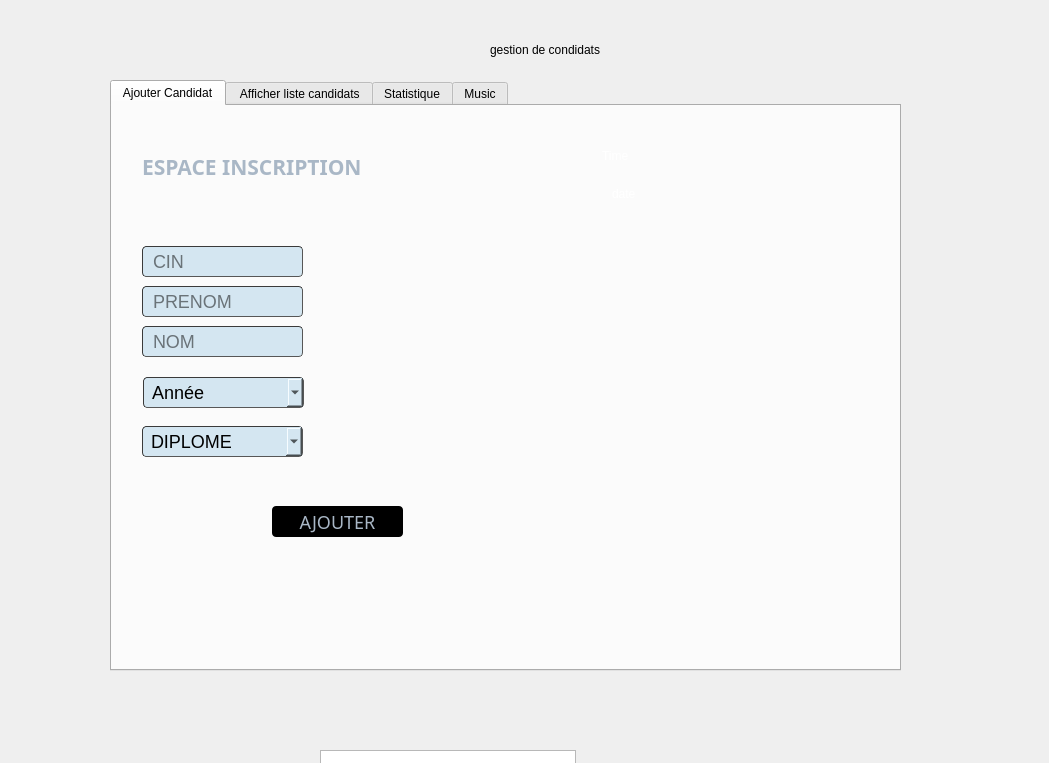
<?xml version="1.0" encoding="UTF-8"?>
<ui version="4.0">
 <class>gestioninscription</class>
 <widget class="QDialog" name="gestioninscription">
  <property name="geometry">
   <rect>
    <x>0</x>
    <y>0</y>
    <width>1049</width>
    <height>763</height>
   </rect>
  </property>
  <property name="contextMenuPolicy">
   <enum>Qt::ActionsContextMenu</enum>
  </property>
  <property name="windowTitle">
   <string>Dialog</string>
  </property>
  <widget class="QTabWidget" name="tabWidget">
   <property name="geometry">
    <rect>
     <x>110</x>
     <y>80</y>
     <width>791</width>
     <height>591</height>
    </rect>
   </property>
   <property name="styleSheet">
    <string notr="true"/>
   </property>
   <property name="currentIndex">
    <number>0</number>
   </property>
   <widget class="QWidget" name="tab">
    <attribute name="title">
     <string>Ajouter Candidat</string>
    </attribute>
    <widget class="QLabel" name="label_2">
     <property name="geometry">
      <rect>
       <x>-10</x>
       <y>-20</y>
       <width>821</width>
       <height>541</height>
      </rect>
     </property>
     <property name="text">
      <string/>
     </property>
     <property name="pixmap">
      <pixmap>../../../Downloads/fond maquette 19.png</pixmap>
     </property>
    </widget>
    <widget class="QLineEdit" name="lineEdit">
     <property name="geometry">
      <rect>
       <x>30</x>
       <y>140</y>
       <width>161</width>
       <height>31</height>
      </rect>
     </property>
     <property name="contextMenuPolicy">
      <enum>Qt::DefaultContextMenu</enum>
     </property>
     <property name="styleSheet">
      <string notr="true">border-width: 1px; border-radius: 4px;
font-size: 18px;
	border-color: rgb(58, 58, 58);
	border-style: inset;
	padding: 0 8px;
	color:  #000000 ;
	background: #d4e6f1 ;
	selection-background-color:#007b50;
	selection-color: #FFFFFF
;</string>
     </property>
     <property name="inputMask">
      <string extracomment="jbcmksdjb"/>
     </property>
     <property name="text">
      <string/>
     </property>
     <property name="maxLength">
      <number>8</number>
     </property>
     <property name="dragEnabled">
      <bool>false</bool>
     </property>
     <property name="placeholderText">
      <string>CIN</string>
     </property>
     <property name="clearButtonEnabled">
      <bool>false</bool>
     </property>
    </widget>
    <widget class="QLineEdit" name="lineEdit_2">
     <property name="geometry">
      <rect>
       <x>30</x>
       <y>180</y>
       <width>161</width>
       <height>31</height>
      </rect>
     </property>
     <property name="styleSheet">
      <string notr="true">border-width: 1px; border-radius: 4px;
font-size: 18px;
	border-color: rgb(58, 58, 58);
	border-style: inset;
	padding: 0 8px;
	color:  #000000 ;
	background: #d4e6f1 ;
	selection-background-color:#007b50;
	selection-color: #FFFFFF
;

</string>
     </property>
     <property name="placeholderText">
      <string>PRENOM</string>
     </property>
    </widget>
    <widget class="QLineEdit" name="lineEdit_3">
     <property name="geometry">
      <rect>
       <x>30</x>
       <y>220</y>
       <width>161</width>
       <height>31</height>
      </rect>
     </property>
     <property name="styleSheet">
      <string notr="true">border-width: 1px; border-radius: 4px;
font-size: 18px;
	border-color: rgb(58, 58, 58);
	border-style: inset;
	padding: 0 8px;
	color:  #000000 ;
	background: #d4e6f1 ;
	selection-background-color:#007b50;
	selection-color: #FFFFFF
;</string>
     </property>
     <property name="placeholderText">
      <string>NOM</string>
     </property>
    </widget>
    <widget class="QLabel" name="label_5">
     <property name="geometry">
      <rect>
       <x>30</x>
       <y>30</y>
       <width>371</width>
       <height>61</height>
      </rect>
     </property>
     <property name="font">
      <font>
       <family>century gothic</family>
       <pointsize>16</pointsize>
       <weight>75</weight>
       <bold>true</bold>
      </font>
     </property>
     <property name="styleSheet">
      <string notr="true">font-family : century gothic;
font_size : 30px;
color : #a9b7c6;
text-align: center;</string>
     </property>
     <property name="text">
      <string>ESPACE INSCRIPTION</string>
     </property>
    </widget>
    <widget class="QComboBox" name="comboBox">
     <property name="geometry">
      <rect>
       <x>30</x>
       <y>320</y>
       <width>161</width>
       <height>31</height>
      </rect>
     </property>
     <property name="styleSheet">
      <string notr="true">border-width: 1px; border-radius: 4px;
font-size: 18px;
	border-color: rgb(58, 58, 58);
	border-style: inset;
	padding: 0 8px;
	color:  #000000 ;
	background: #d4e6f1 ;
	selection-background-color:#007b50;
	selection-color: #FFFFFF
;</string>
     </property>
     <property name="currentText">
      <string>DIPLOME</string>
     </property>
     <item>
      <property name="text">
       <string>DIPLOME</string>
      </property>
     </item>
    </widget>
    <widget class="QPushButton" name="pushButton_10">
     <property name="geometry">
      <rect>
       <x>160</x>
       <y>400</y>
       <width>131</width>
       <height>31</height>
      </rect>
     </property>
     <property name="styleSheet">
      <string notr="true">#pushButton_10{

background-color: black;
border-radius: 4px;
	border-color: rgb(58, 58, 58);
	border-style: inset;
font-family: century gothic;
font-size: 18px;
color: #a9b7c6;
}
#pushButton_10:hover{
border-style: solid;
	border-top-color: transparent;
	border-right-color: transparent;
	border-left-color: transparent;
	border-bottom-color: #e67e22;
	border-bottom-width: 1px;
	border-bottom-radius: 6px;
	border-style: solid;
	color: #FFFFFF;
	padding-bottom: 2px;
	background-color: green;
}</string>
     </property>
     <property name="text">
      <string>AJOUTER</string>
     </property>
    </widget>
    <widget class="QComboBox" name="lineEdit_4">
     <property name="geometry">
      <rect>
       <x>31</x>
       <y>271</y>
       <width>161</width>
       <height>31</height>
      </rect>
     </property>
     <property name="styleSheet">
      <string notr="true">border-width: 1px; border-radius: 4px;
font-size: 18px;
	border-color: rgb(58, 58, 58);
	border-style: inset;
	padding: 0 8px;
	color:  #000000 ;
	background: #d4e6f1 ;
	selection-background-color:#007b50;
	selection-color: #FFFFFF
;</string>
     </property>
     <item>
      <property name="text">
       <string>Année</string>
      </property>
     </item>
     <item>
      <property name="text">
       <string/>
      </property>
     </item>
    </widget>
    <widget class="QLabel" name="date">
     <property name="geometry">
      <rect>
       <x>500</x>
       <y>80</y>
       <width>241</width>
       <height>16</height>
      </rect>
     </property>
     <property name="styleSheet">
      <string notr="true">font: 9pt &quot;Segoe Script&quot;;
color: rgb(255, 255, 255);</string>
     </property>
     <property name="text">
      <string>date</string>
     </property>
    </widget>
    <widget class="QLabel" name="time">
     <property name="geometry">
      <rect>
       <x>490</x>
       <y>40</y>
       <width>241</width>
       <height>20</height>
      </rect>
     </property>
     <property name="styleSheet">
      <string notr="true">font: 16pt &quot;MV Boli&quot;;
color: rgb(255, 255, 255);
</string>
     </property>
     <property name="text">
      <string>Time</string>
     </property>
    </widget>
   </widget>
   <widget class="QWidget" name="tab_2">
    <attribute name="title">
     <string> Afficher liste candidats</string>
    </attribute>
    <widget class="QTableView" name="tableView">
     <property name="geometry">
      <rect>
       <x>30</x>
       <y>130</y>
       <width>571</width>
       <height>331</height>
      </rect>
     </property>
     <property name="styleSheet">
      <string notr="true">background-color: rgb(255, 255, 255);
selection-color: rgb(255, 255, 255);</string>
     </property>
    </widget>
    <widget class="QPushButton" name="pushButton_18">
     <property name="geometry">
      <rect>
       <x>660</x>
       <y>480</y>
       <width>101</width>
       <height>31</height>
      </rect>
     </property>
     <property name="styleSheet">
      <string notr="true">#pushButton_18{

background-color: black;
border-radius: 4px;
	border-color: rgb(58, 58, 58);
	border-style: inset;
font-family: century gothic;
font-size: 18px;
color: #a9b7c6;
}
#pushButton_18:hover{
border-style: solid;
	border-top-color: transparent;
	border-right-color: transparent;
	border-left-color: transparent;
	border-bottom-color: #e67e22;
	border-bottom-width: 1px;
	border-bottom-radius: 6px;
	border-style: solid;
	color: #FFFFFF;
	padding-bottom: 2px;
	background-color: green;
}</string>
     </property>
     <property name="text">
      <string>MODIFER</string>
     </property>
    </widget>
    <widget class="QPushButton" name="pushButton_19">
     <property name="geometry">
      <rect>
       <x>540</x>
       <y>480</y>
       <width>101</width>
       <height>31</height>
      </rect>
     </property>
     <property name="styleSheet">
      <string notr="true">#pushButton_19{

background-color: black;
border-radius: 4px;
	border-color: rgb(58, 58, 58);
	border-style: inset;
font-family: century gothic;
font-size: 18px;
color: #a9b7c6;
}
#pushButton_19:hover{
border-style: solid;
	border-top-color: transparent;
	border-right-color: transparent;
	border-left-color: transparent;
	border-bottom-color: #e67e22;
	border-bottom-width: 1px;
	border-bottom-radius: 6px;
	border-style: solid;
	color: #FFFFFF;
	padding-bottom: 2px;
	background-color: green;
}</string>
     </property>
     <property name="text">
      <string>SUPPRIMER</string>
     </property>
    </widget>
    <widget class="QLineEdit" name="lineEdit_5">
     <property name="geometry">
      <rect>
       <x>610</x>
       <y>160</y>
       <width>161</width>
       <height>31</height>
      </rect>
     </property>
     <property name="styleSheet">
      <string notr="true">border-width: 1px; border-radius: 4px;
font-size: 18px;
	border-color: rgb(58, 58, 58);
	border-style: inset;
	padding: 0 8px;
	color:  #000000 ;
	background: #d4e6f1 ;
	selection-background-color:#007b50;
	selection-color: #FFFFFF
;</string>
     </property>
     <property name="readOnly">
      <bool>true</bool>
     </property>
     <property name="placeholderText">
      <string>CIN</string>
     </property>
    </widget>
    <widget class="QPushButton" name="pushButton_2">
     <property name="geometry">
      <rect>
       <x>0</x>
       <y>80</y>
       <width>131</width>
       <height>31</height>
      </rect>
     </property>
     <property name="styleSheet">
      <string notr="true">#pushButton_2{

background-color: black;
border-radius: 4px;
	border-color: rgb(58, 58, 58);
	border-style: inset;
font-family: century gothic;
font-size: 18px;
color: #a9b7c6;
}
#pushButton_2:hover{
border-style: solid;
	border-top-color: transparent;
	border-right-color: transparent;
	border-left-color: transparent;
	border-bottom-color: #e67e22;
	border-bottom-width: 1px;
	border-bottom-radius: 6px;
	border-style: solid;
	color: #FFFFFF;
	padding-bottom: 2px;
	background-color: green;
}
</string>
     </property>
     <property name="text">
      <string>trier</string>
     </property>
    </widget>
    <widget class="QLineEdit" name="lineEdit_11">
     <property name="geometry">
      <rect>
       <x>610</x>
       <y>260</y>
       <width>161</width>
       <height>31</height>
      </rect>
     </property>
     <property name="styleSheet">
      <string notr="true">border-width: 1px; border-radius: 4px;
font-size: 18px;
	border-color: rgb(58, 58, 58);
	border-style: inset;
	padding: 0 8px;
	color:  #000000 ;
	background: #d4e6f1 ;
	selection-background-color:#007b50;
	selection-color: #FFFFFF
;</string>
     </property>
     <property name="placeholderText">
      <string>NOM</string>
     </property>
    </widget>
    <widget class="QLineEdit" name="lineEdit_13">
     <property name="geometry">
      <rect>
       <x>610</x>
       <y>210</y>
       <width>161</width>
       <height>31</height>
      </rect>
     </property>
     <property name="styleSheet">
      <string notr="true">border-width: 1px; border-radius: 4px;
font-size: 18px;
	border-color: rgb(58, 58, 58);
	border-style: inset;
	padding: 0 8px;
	color:  #000000 ;
	background: #d4e6f1 ;
	selection-background-color:#007b50;
	selection-color: #FFFFFF
;

</string>
     </property>
     <property name="placeholderText">
      <string>PRENOM</string>
     </property>
    </widget>
    <widget class="QPushButton" name="pushButton_26">
     <property name="geometry">
      <rect>
       <x>400</x>
       <y>480</y>
       <width>101</width>
       <height>31</height>
      </rect>
     </property>
     <property name="styleSheet">
      <string notr="true">#pushButton_26
{

background-color: black;
border-radius: 4px;
	border-color: rgb(58, 58, 58);
	border-style: inset;
font-family: century gothic;
font-size: 18px;
color: #a9b7c6;
}
#pushButton_26:hover{
border-style: solid;
	border-top-color: transparent;
	border-right-color: transparent;
	border-left-color: transparent;
	border-bottom-color: #e67e22;
	border-bottom-width: 1px;
	border-bottom-radius: 6px;
	border-style: solid;
	color: #FFFFFF;
	padding-bottom: 2px;
	background-color: green;
}</string>
     </property>
     <property name="text">
      <string>CHAT</string>
     </property>
    </widget>
    <widget class="QLineEdit" name="lineEdit_rechnom">
     <property name="geometry">
      <rect>
       <x>10</x>
       <y>30</y>
       <width>113</width>
       <height>20</height>
      </rect>
     </property>
     <property name="styleSheet">
      <string notr="true">border-width: 1px; border-radius: 4px;
font-size: 18px;
	border-color: rgb(58, 58, 58);
	border-style: inset;
	padding: 0 8px;
	color:  #000000 ;
	background: #d4e6f1 ;
	selection-background-color:#007b50;
	selection-color: #FFFFFF
;
</string>
     </property>
     <property name="placeholderText">
      <string>NOM</string>
     </property>
    </widget>
    <widget class="QLineEdit" name="lineEdit_rechprenom">
     <property name="geometry">
      <rect>
       <x>140</x>
       <y>30</y>
       <width>113</width>
       <height>20</height>
      </rect>
     </property>
     <property name="styleSheet">
      <string notr="true">border-width: 1px; border-radius: 4px;
font-size: 18px;
	border-color: rgb(58, 58, 58);
	border-style: inset;
	padding: 0 8px;
	color:  #000000 ;
	background: #d4e6f1 ;
	selection-background-color:#007b50;
	selection-color: #FFFFFF
;
</string>
     </property>
     <property name="placeholderText">
      <string>PRENOM</string>
     </property>
    </widget>
    <widget class="QLabel" name="label_4">
     <property name="geometry">
      <rect>
       <x>80</x>
       <y>-1</y>
       <width>151</width>
       <height>31</height>
      </rect>
     </property>
     <property name="styleSheet">
      <string notr="true">font-family : century gothic;
font_size : 30px;
color : #a9b7c6;
text-align: center;</string>
     </property>
     <property name="text">
      <string>CHERCHER :</string>
     </property>
    </widget>
    <widget class="QComboBox" name="lineEdit_12">
     <property name="geometry">
      <rect>
       <x>610</x>
       <y>310</y>
       <width>161</width>
       <height>31</height>
      </rect>
     </property>
     <property name="styleSheet">
      <string notr="true">border-width: 1px; border-radius: 4px;
font-size: 18px;
	border-color: rgb(58, 58, 58);
	border-style: inset;
	padding: 0 8px;
	color:  #000000 ;
	background: #d4e6f1 ;
	selection-background-color:#007b50;
	selection-color: #FFFFFF
;</string>
     </property>
     <item>
      <property name="text">
       <string>2015</string>
      </property>
     </item>
     <item>
      <property name="text">
       <string>2016</string>
      </property>
     </item>
     <item>
      <property name="text">
       <string>2017</string>
      </property>
     </item>
     <item>
      <property name="text">
       <string>2018</string>
      </property>
     </item>
     <item>
      <property name="text">
       <string>2019</string>
      </property>
     </item>
     <item>
      <property name="text">
       <string>2020</string>
      </property>
     </item>
     <item>
      <property name="text">
       <string>2021</string>
      </property>
     </item>
     <item>
      <property name="text">
       <string>2022</string>
      </property>
     </item>
     <item>
      <property name="text">
       <string>2023</string>
      </property>
     </item>
     <item>
      <property name="text">
       <string>2024</string>
      </property>
     </item>
     <item>
      <property name="text">
       <string>2025</string>
      </property>
     </item>
     <item>
      <property name="text">
       <string>2026</string>
      </property>
     </item>
    </widget>
    <widget class="QComboBox" name="lineEdit_14">
     <property name="geometry">
      <rect>
       <x>610</x>
       <y>360</y>
       <width>161</width>
       <height>31</height>
      </rect>
     </property>
     <property name="styleSheet">
      <string notr="true">border-width: 1px; border-radius: 4px;
font-size: 18px;
	border-color: rgb(58, 58, 58);
	border-style: inset;
	padding: 0 8px;
	color:  #000000 ;
	background: #d4e6f1 ;
	selection-background-color:#007b50;
	selection-color: #FFFFFF
;</string>
     </property>
     <property name="currentText">
      <string>Diplome</string>
     </property>
     <item>
      <property name="text">
       <string>Diplome</string>
      </property>
     </item>
     <item>
      <property name="text">
       <string>EL1</string>
      </property>
     </item>
     <item>
      <property name="text">
       <string>EL2</string>
      </property>
     </item>
     <item>
      <property name="text">
       <string>EL3</string>
      </property>
     </item>
    </widget>
    <widget class="QComboBox" name="comboBox_trier">
     <property name="geometry">
      <rect>
       <x>140</x>
       <y>81</y>
       <width>201</width>
       <height>31</height>
      </rect>
     </property>
     <property name="styleSheet">
      <string notr="true">border-width: 1px; border-radius: 4px;
font-size: 18px;
	border-color: rgb(58, 58, 58);
	border-style: inset;
	padding: 0 8px;
	color:  #000000 ;
	background: #d4e6f1 ;
	selection-background-color:#007b50;
	selection-color: #FFFFFF
;
</string>
     </property>
     <item>
      <property name="text">
       <string>NOM ET PRENOM ET DATEE</string>
      </property>
     </item>
     <item>
      <property name="text">
       <string>NOM ET PRENOM</string>
      </property>
     </item>
     <item>
      <property name="text">
       <string>CIN</string>
      </property>
     </item>
    </widget>
    <zorder>pushButton_18</zorder>
    <zorder>pushButton_19</zorder>
    <zorder>lineEdit_5</zorder>
    <zorder>pushButton_2</zorder>
    <zorder>lineEdit_11</zorder>
    <zorder>lineEdit_13</zorder>
    <zorder>pushButton_26</zorder>
    <zorder>lineEdit_rechnom</zorder>
    <zorder>lineEdit_rechprenom</zorder>
    <zorder>label_4</zorder>
    <zorder>lineEdit_12</zorder>
    <zorder>lineEdit_14</zorder>
    <zorder>comboBox_trier</zorder>
    <zorder>tableView</zorder>
   </widget>
   <widget class="QWidget" name="tab_3">
    <attribute name="title">
     <string>Statistique</string>
    </attribute>
    <widget class="QPushButton" name="pushButton_statis">
     <property name="geometry">
      <rect>
       <x>40</x>
       <y>50</y>
       <width>401</width>
       <height>23</height>
      </rect>
     </property>
     <property name="styleSheet">
      <string notr="true">border-width: 1px; border-radius: 4px;
font-size: 18px;
	border-color: rgb(58, 58, 58);
	border-style: inset;
	padding: 0 8px;
	color:  #000000 ;
	background: #d4e6f1 ;
	selection-background-color:#007b50;
	selection-color: #FFFFFF
;</string>
     </property>
     <property name="text">
      <string>LES STATISTIQUES</string>
     </property>
    </widget>
    <widget class="QCustomPlot" name="customPlot2" native="true">
     <property name="geometry">
      <rect>
       <x>50</x>
       <y>80</y>
       <width>681</width>
       <height>331</height>
      </rect>
     </property>
    </widget>
   </widget>
   <widget class="QWidget" name="tab_4">
    <attribute name="title">
     <string>Music</string>
    </attribute>
    <widget class="QWidget" name="widget_2" native="true">
     <property name="geometry">
      <rect>
       <x>10</x>
       <y>40</y>
       <width>771</width>
       <height>421</height>
      </rect>
     </property>
     <property name="styleSheet">
      <string notr="true"/>
     </property>
     <widget class="QLabel" name="label_83">
      <property name="geometry">
       <rect>
        <x>220</x>
        <y>50</y>
        <width>251</width>
        <height>51</height>
       </rect>
      </property>
      <property name="font">
       <font>
        <family>century gothic</family>
        <pointsize>16</pointsize>
        <weight>75</weight>
        <bold>true</bold>
        <underline>true</underline>
       </font>
      </property>
      <property name="styleSheet">
       <string notr="true">font-family : century gothic;
font_size : 30px;
color : #a9b7c6;
text-align: center;</string>
      </property>
      <property name="text">
       <string>réglage des chansons:</string>
      </property>
     </widget>
     <widget class="QPushButton" name="pushButton_opensong">
      <property name="geometry">
       <rect>
        <x>190</x>
        <y>150</y>
        <width>161</width>
        <height>28</height>
       </rect>
      </property>
      <property name="styleSheet">
       <string notr="true">border-width: 1px; border-radius: 4px;
font-size: 18px;
	border-color: rgb(58, 58, 58);
	border-style: inset;
	padding: 0 8px;
	color:  #000000 ;
	background: #d4e6f1 ;
	selection-background-color:#007b50;
	selection-color: #FFFFFF
;</string>
      </property>
      <property name="text">
       <string>importer chansons</string>
      </property>
     </widget>
     <widget class="QPushButton" name="pushButton_playsong">
      <property name="geometry">
       <rect>
        <x>210</x>
        <y>190</y>
        <width>114</width>
        <height>28</height>
       </rect>
      </property>
      <property name="styleSheet">
       <string notr="true">border-width: 1px; border-radius: 4px;
font-size: 18px;
	border-color: rgb(58, 58, 58);
	border-style: inset;
	padding: 0 8px;
	color:  #000000 ;
	background: #d4e6f1 ;
	selection-background-color:#007b50;
	selection-color: #FFFFFF
;</string>
      </property>
      <property name="text">
       <string>jouer</string>
      </property>
     </widget>
     <widget class="QPushButton" name="pushButton_pausesong">
      <property name="geometry">
       <rect>
        <x>210</x>
        <y>230</y>
        <width>114</width>
        <height>28</height>
       </rect>
      </property>
      <property name="styleSheet">
       <string notr="true">border-width: 1px; border-radius: 4px;
font-size: 18px;
	border-color: rgb(58, 58, 58);
	border-style: inset;
	padding: 0 8px;
	color:  #000000 ;
	background: #d4e6f1 ;
	selection-background-color:#007b50;
	selection-color: #FFFFFF
;</string>
      </property>
      <property name="text">
       <string>pause</string>
      </property>
     </widget>
     <widget class="QPushButton" name="pushButton_stopsong">
      <property name="geometry">
       <rect>
        <x>210</x>
        <y>270</y>
        <width>114</width>
        <height>28</height>
       </rect>
      </property>
      <property name="styleSheet">
       <string notr="true">border-width: 1px; border-radius: 4px;
font-size: 18px;
	border-color: rgb(58, 58, 58);
	border-style: inset;
	padding: 0 8px;
	color:  #000000 ;
	background: #d4e6f1 ;
	selection-background-color:#007b50;
	selection-color: #FFFFFF
;</string>
      </property>
      <property name="text">
       <string>arreter</string>
      </property>
     </widget>
     <widget class="QSlider" name="verticalSlidersong">
      <property name="geometry">
       <rect>
        <x>500</x>
        <y>140</y>
        <width>22</width>
        <height>160</height>
       </rect>
      </property>
      <property name="orientation">
       <enum>Qt::Vertical</enum>
      </property>
     </widget>
    </widget>
   </widget>
  </widget>
  <widget class="QLabel" name="label">
   <property name="geometry">
    <rect>
     <x>490</x>
     <y>40</y>
     <width>121</width>
     <height>20</height>
    </rect>
   </property>
   <property name="text">
    <string>gestion de condidats</string>
   </property>
  </widget>
  <widget class="QTableView" name="tableView_2">
   <property name="geometry">
    <rect>
     <x>320</x>
     <y>750</y>
     <width>256</width>
     <height>192</height>
    </rect>
   </property>
  </widget>
  <widget class="QTableView" name="tableView_3">
   <property name="geometry">
    <rect>
     <x>320</x>
     <y>750</y>
     <width>256</width>
     <height>192</height>
    </rect>
   </property>
  </widget>
 </widget>
 <customwidgets>
  <customwidget>
   <class>QCustomPlot</class>
   <extends>QWidget</extends>
   <header>qcustomplot.h</header>
   <container>1</container>
  </customwidget>
 </customwidgets>
 <resources/>
 <connections/>
</ui>
